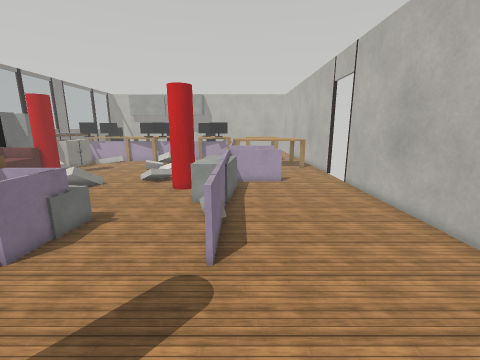
view 1 (above)

24 first-person views from a walk through a world built for the Webots simulator. The camera is 1 m above the floor, tilts 12° down and sees 90° across. The floor is counted in squares, 0.25 m on a side. Each view is taken from the middle of a square. On the plan, view 1 faces up. The plan holds only what a view shows up to about 20 squares ahead; the rest is blank. The place goes on beyond the plan. Robots are left out. Simple shapes and patterns stand in for the simulator's stock objects. Door leaves are left out.

view 2
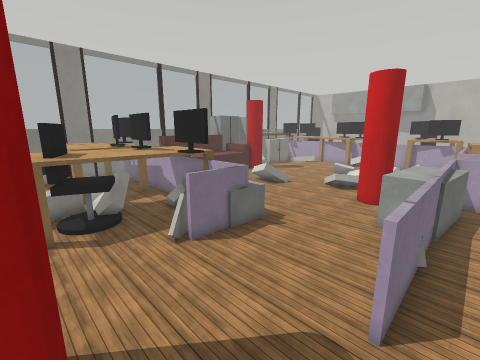

view 3
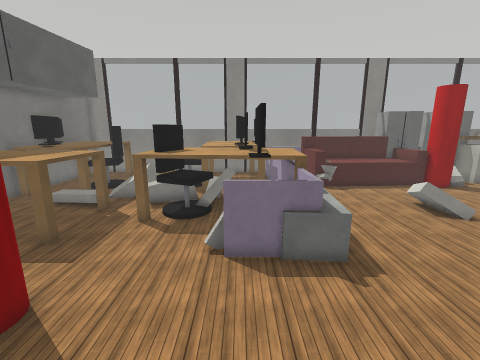

view 4
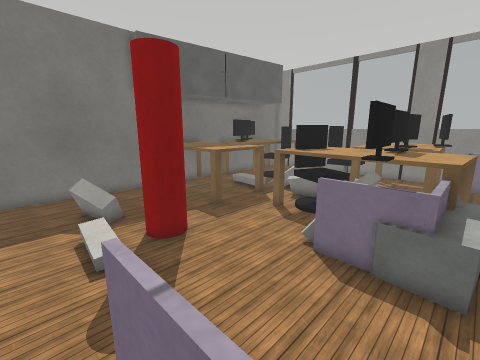

view 5
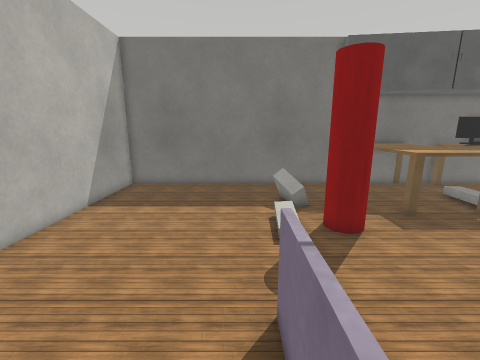

view 6
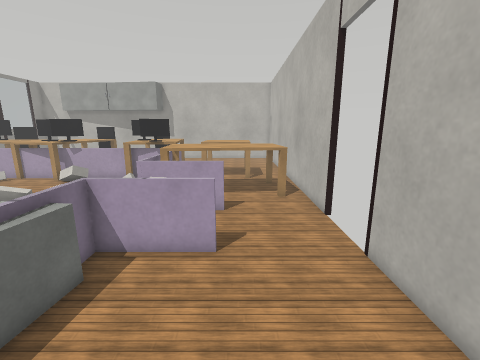

view 7
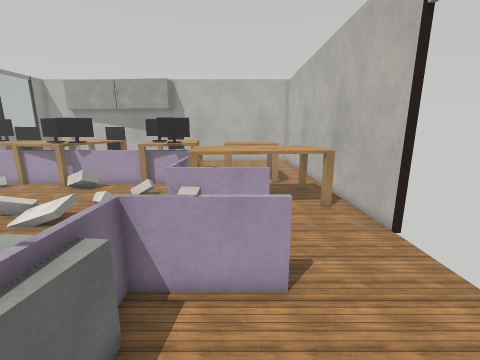

view 8
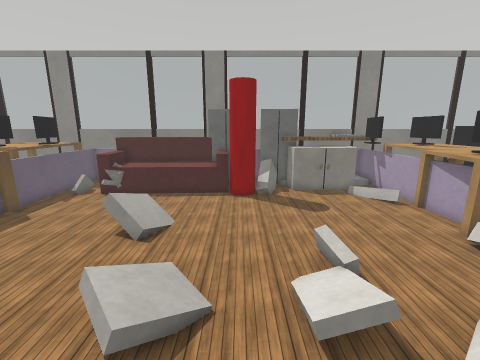

view 9
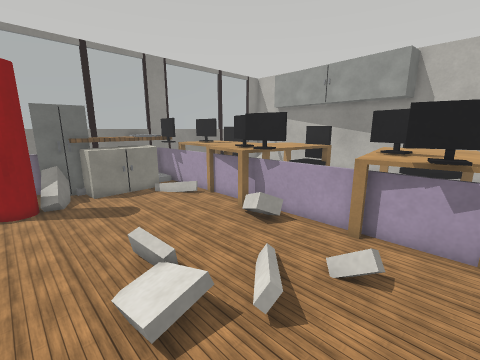

view 10
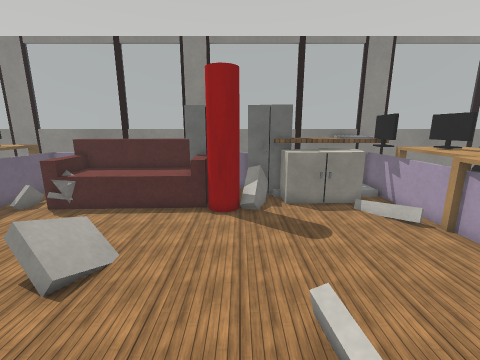

view 11
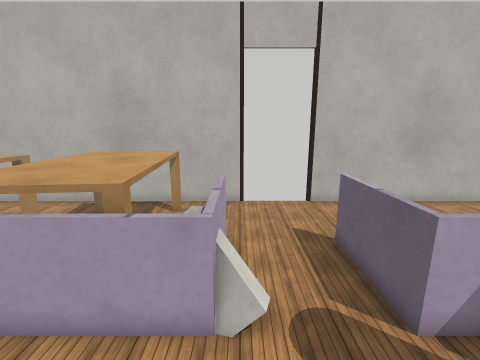

view 12
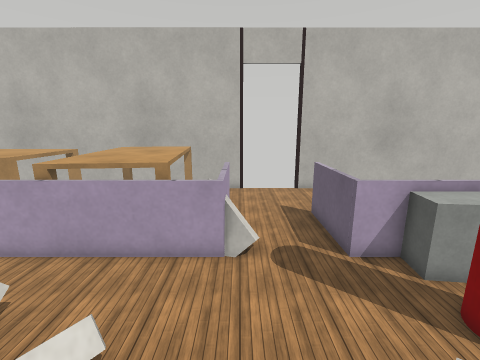

view 13
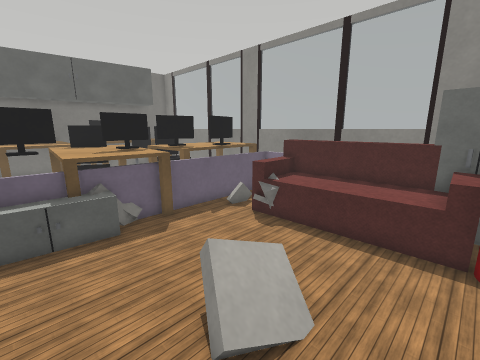

view 14
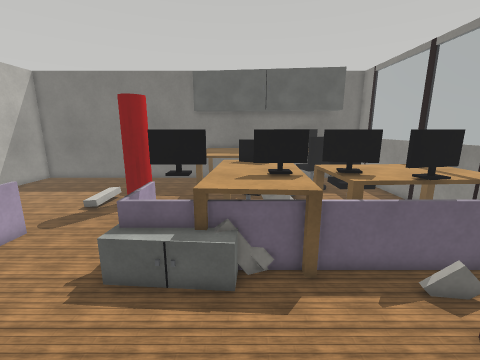

view 15
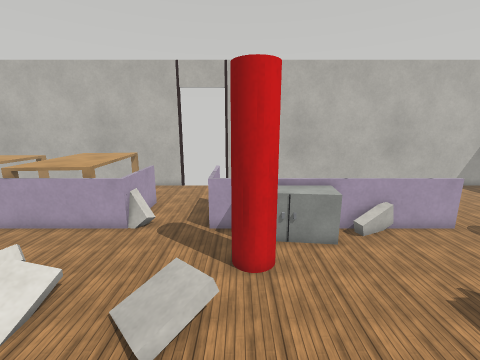

view 16
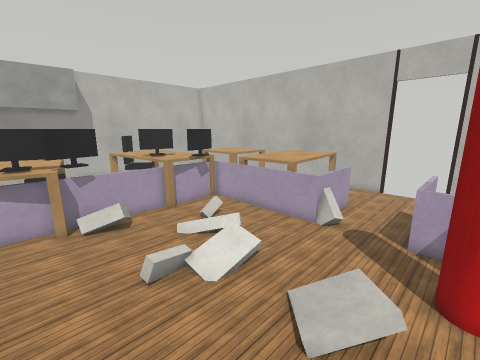

view 17
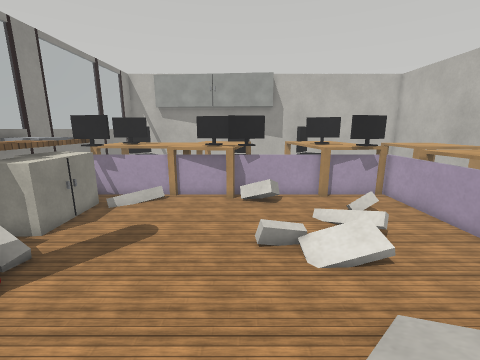

view 18
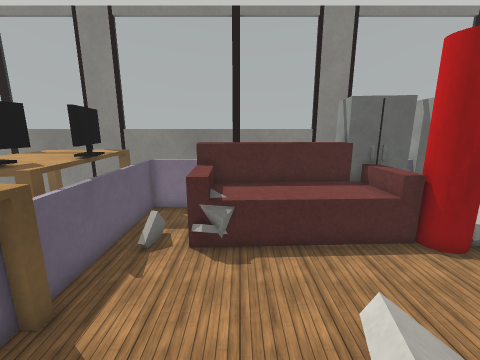

view 19
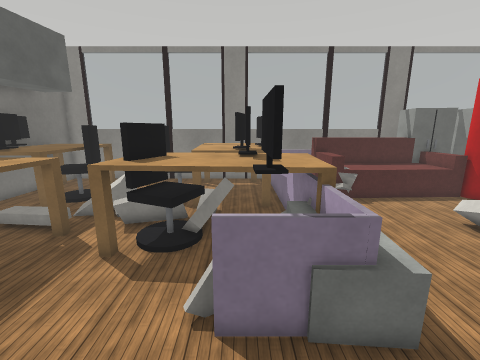

view 20
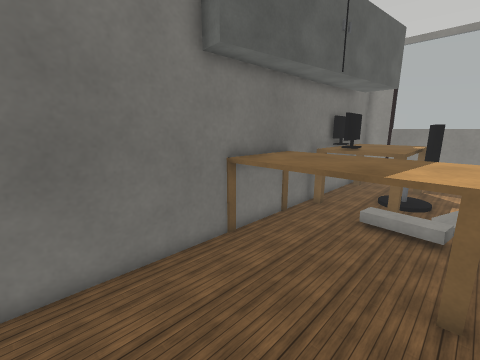

view 21
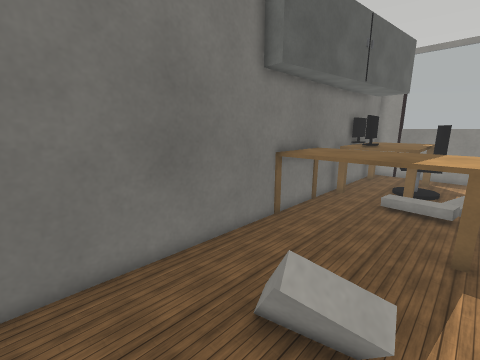

view 22
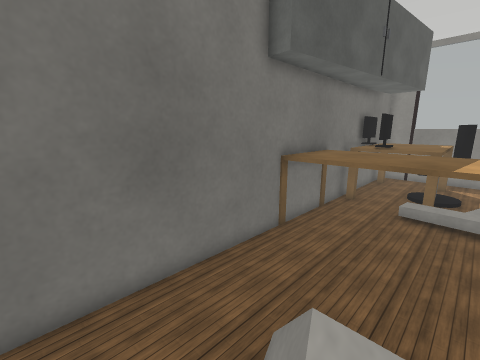

view 23
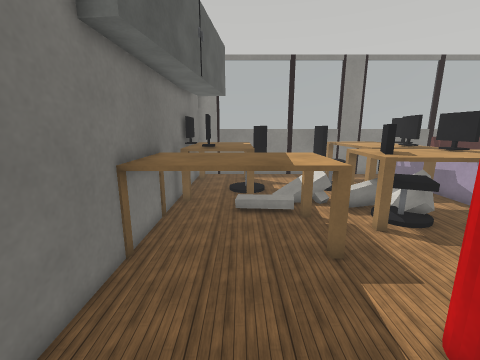

view 24
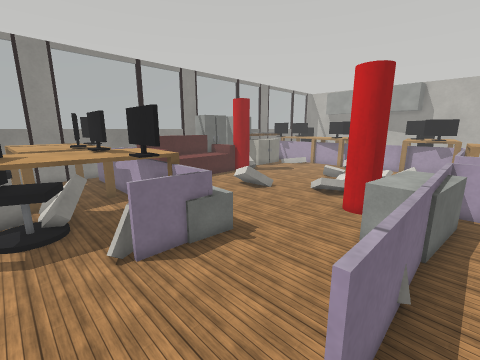

### Floor plan
Key: @ floor where view 1 was taken; # wall or solid block; x gap in a wall; . main floor; : floor 0.25 m higher than the main floor; / step, stairs or slope; D open door; = window, fence, low wall or low ledge; v drop or lower ground; C cabinet; P red pole; S sofa; B white box; M monitor; T table; F office chair; I sink; O other object.
Columns run from 23 left of view 1 to 8 right of it. Each row starts with its distance up from view 1.
 33 #   TMMTT TTT    TMMTT  TTTTT  #
 32 #  TTMMTT TTTT    MMMT  TTTTT..#
 31 ### ##TTTTMMM M===TTTTT TTTTT..#
 30 #IIMMM   TTTMMM ..TMMM#   .....#
 29 #IIIC   .....BBB......=   TTTT.#
 28 ###ICC.........B......#TTTTTTT.#
 27 # OOC ................#TTTTTTT #
 26  #OOCC................#TTTTTTT #
 25     CC............B...#TTTTTTTT#
 24     B.........B/ ///..=   .....#
 23   CCBBB......... :....#B#==....#
 22  vvvv P...............BB.......x
 21     C PP.......................D
 20 #  CCSP........................D
 19 #CCCSSS.........::.....====....D
 18 #  SSSS.........Bv....=====....x
 17 #  SSSS...B::.....PPPC#........#
 16  # SSSS....BB.....PPPCCC.......#
 15  # SSSS..............CCC.......#
 14  # SSSS.............CCC........#
 13  # SSSS=............CCC........#
 12  #=SSSS...............=........#
 11  #=..Bv.....CCC......B=........#
 10  #=======#TTCCCCC.....B........#
  9  #===M####TTTCCC#.....=........#
  8  #TTMMMTTTMMTMMM#.....=........#
  7  #TTTTMMMMMMTTMB=.....=........#
  6  #TTTTTTTBTTTT.B#.....=........#
  5 # TTTTTTTOTTTT.................#
  4 # TTTFFF.TFFTT.................#
  3 #=.  FFF.TBBFT......./.........#
  2 #=   FF BBBB......PP./.........#
  1 ##..... B/........PP.:.........#
  0 #=......B/.TTTTT....//.@.......#
 -1 #=....F.../TTTTT....BB.........#
 -2 # .TTFFFTT/TTTTT....BB.........#
 -3 #=.TTTTTTT/TTTTT....BB.........#
 -4 #=.CCCCTMT.TTTTT...............#
 -5 # .CTTTMMMCCCCCC...............#
 -6 # . CMMMTT.TTTTTC..............#
 -7 ################################

Where each view was taken, in squares from view 1:
view 1: 0 up, 0 right, facing up
view 2: 2 up, 0 right, facing up-left
view 3: 7 up, 0 right, facing left
view 4: 10 up, 0 right, facing down-left
view 5: 11 up, 0 right, facing down
view 6: 11 up, 4 right, facing up
view 7: 13 up, 2 right, facing up
view 8: 21 up, 2 left, facing left
view 9: 21 up, 2 left, facing up-left
view 10: 22 up, 5 left, facing left
view 11: 22 up, 5 left, facing right
view 12: 22 up, 8 left, facing right
view 13: 20 up, 8 left, facing down-left
view 14: 17 up, 11 left, facing down
view 15: 17 up, 12 left, facing right
view 16: 17 up, 12 left, facing up-right
view 17: 16 up, 10 left, facing up
view 18: 14 up, 9 left, facing left
view 19: 7 up, 3 left, facing left
view 20: 0 up, 2 left, facing down-left
view 21: 0 up, 1 right, facing down-left
view 22: 1 down, 0 right, facing down-left
view 23: 3 down, 1 left, facing left
view 24: 4 up, 0 right, facing up-left
